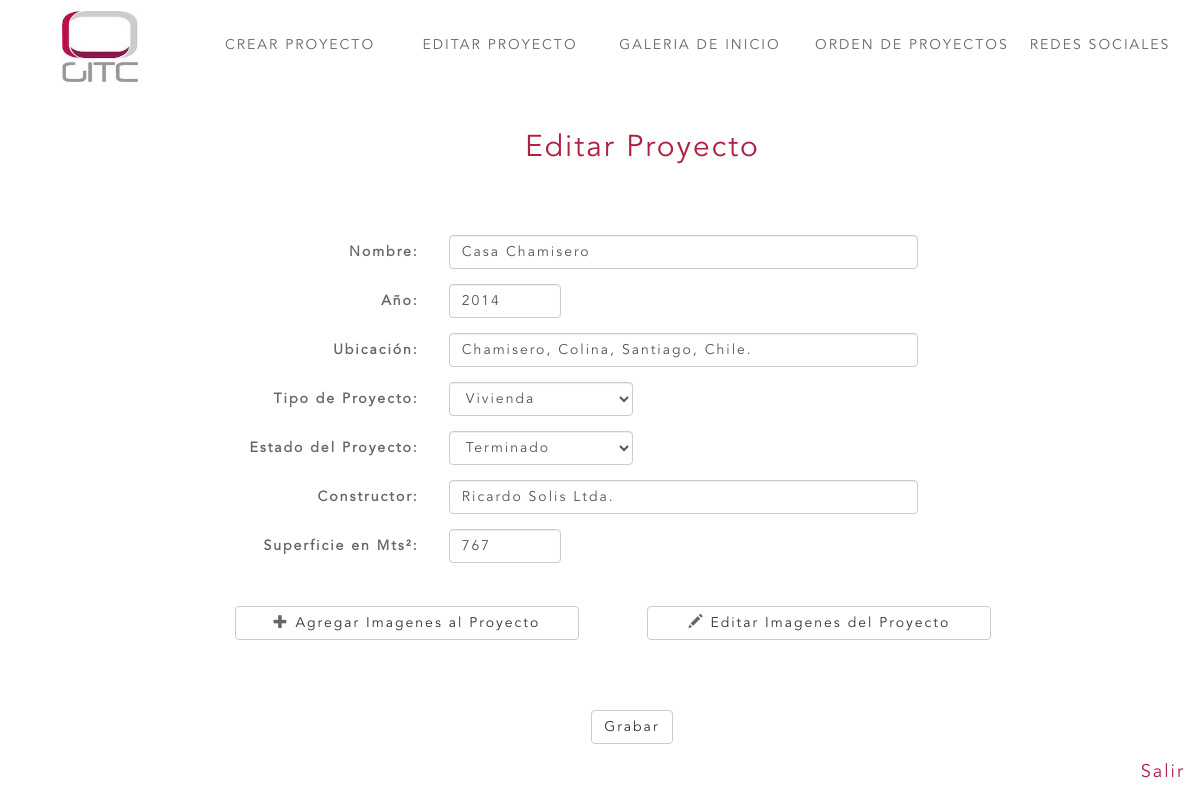
The app's page /editar_proyecto2.php?id=22 (signed in) with its own data.
### tables this page shows
CREATE TABLE IF NOT EXISTS `proyectos` (
  `id_proyecto` int(11) NOT NULL AUTO_INCREMENT,
  `nombre` varchar(100) NOT NULL,
  `anio` int(11) NOT NULL,
  `tipo` varchar(30) NOT NULL,
  `descripcion` varchar(100) NOT NULL,
  `prioridad` int(1) NOT NULL,
  `estado` varchar(15) NOT NULL,
  `constructor` varchar(100) NOT NULL,
  `superficie` int(11) NOT NULL,
  PRIMARY KEY (`id_proyecto`)
);

### editar_proyecto2.php (the view, shortened to what this page needs)
	<?php
	$id= $_GET["id"];
	include("coneccion.php");
	$query1="SELECT * FROM proyectos WHERE id_proyecto='$id'";
	$res1=mysqli_query($link, $query1);
	while($proyectos=mysqli_fetch_assoc($res1)){
		$nombre=$proyectos['nombre'];
		$direccion=$proyectos['descripcion'];
		$anio=$proyectos['anio'];
		$constructor=$proyectos['constructor'];
		$estado=$proyectos['estado'];
		$tipo=$proyectos['tipo'];
		$metros=$proyectos['superficie'];
	};
	?>
<!DOCTYPE html>
<html>
<head>
	<?php
            include("top-manager.php");
        ?>
<div class="container main-admin">
		<div class="col-md-9 col-md-offset-2" id="div_crear_proyecto">
			<h2 class="col-sm-6 col-sm-offset-4">Editar Proyecto</h2>
			<form class="form-horizontal" action="actualizar_proyecto.php" nombre="nuevoProyecto" id="modificar" method="post" accept-charset="UTF-8">
  				<div class="form-group">
			    	<label for="nombre" class="col-md-3 col-sm-10 control-label">Nombre:</label>
			    	<div class="col-md-7 col-sm-10">
			      		<input type="text" class="form-control" id="nombre" placeholder="Nombre del Proyecto" name="nombre" value="<?php echo $nombre; ?>">
			    	</div>
			  	</div>
			  	<div class="form-group">
			    	<label for="anio" class="col-md-3 col-sm-10 control-label">A&ntilde;o:</label>
			    	<div class="col-md-2 col-sm-10">
			      		<input type="text" class="form-control" id="anio" placeholder="Año" name="anio" value="<?php echo $anio;?>">
			    	</div>
			  	</div>
			  	<div class="form-group">
			    	<label for="descripcion" class="col-md-3 col-sm-10 control-label">Ubicaci&oacute;n:</label>
			    	<div class="col-md-7 col-sm-10">
			      		<input type="text" class="form-control" id="descripcion" placeholder="Descripción" name="descripcion" value="<?php echo $direccion;?>">
			    	</div>
			  	</div>
			  	<div class="form-group">
			    	<label for="tipo" class="col-md-3 col-sm-10 control-label">Tipo de Proyecto:</label>
			    	<div class="col-md-3 col-sm-10">
			      		<select class="form-control" name="tipo" id="form-tipo" selected="<?php echo $tipo;?>">
						  <option value="Vivienda" <?php if($tipo==="Vivienda"){echo "selected";}?>>Vivienda</option>
						</select>
			    	</div>
			  	</div>
			  	<div class="form-group">
			    	<label for="estado" class="col-md-3 col-sm-10 control-label">Estado del Proyecto:</label>
			    	<div class="col-md-3 col-sm-10">
			      		<select class="form-control" name="estado" id="form-estado">
						  <option value="Terminada" <?php if($estado==="Terminada"){echo "selected";}?>>Terminado</option>
						</select>
			    	</div>
			  	</div>
			  	<div class="form-group">
			    	<label for="constructor" class="col-md-3 col-sm-10 control-label">Constructor:</label>
			    	<div class="col-md-7 col-sm-10">
			      		<input type="text" class="form-control" id="constructor" placeholder="Constructor" name="constructor" value="<?php echo $constructor;?>">
			    	</div>
			  	</div>
				<div class="form-group">
			    	<label for="superficie" class="col-md-3 col-sm-10 control-label">Superficie en Mts&sup2;:</label>
			    	<div class="col-md-2 col-sm-10">
			      		<input type="number" class="form-control" id="superficie" placeholder="Superficie" name="superficie" maxlength="4" value="<?php echo $metros;?>">
			    	</div>
			  	</div>
				<div class="btn btn-default col-md-5 " id="agregarImg">
					<span class="glyphicon glyphicon-plus"></span> Agregar Imagenes al Proyecto
				</div>
				<div class="btn btn-default col-md-5 col-md-offset-1 " id="editarImg">
					<span class="glyphicon glyphicon-pencil"></span> Editar Imagenes del Proyecto
				</div>
  				<div class="form-group">
				    <div class="col-md-offset-5 col-md-6">
				      <button type="submit" class="btn btn-default" id="btn_grabar">Grabar</button>
				    </div>
			  	</div>
			</form>
		</div>
	</div>
</body>
</html>

### css/style.css (style rules this page uses)
html, body { width: 100%; height: 100%; }
* { font-family:'Avenir LT Std 45 Book'; font-weight: normal; font-style: normal; letter-spacing: 2px; color:#666; }
h2 { color: rgba(176,32,66,1); padding-bottom: 2em; }
#agregarImg, #editarImg { margin-top: 2em; margin-bottom: 3em; }
#div_crear_proyecto #btn_grabar { margin-top: 2em; }
@media only screen and (min-width : 768px) { .main-admin { padding-top: 8em; } }

### records on screen
proyectos: nombre "Casa Chamisero", anio "2014", descripcion "Chamisero, Colina, Santiago, Chile.", tipo "Vivienda", estado "Terminado", constructor "Ricardo Solis Ltda.", superficie "767"
